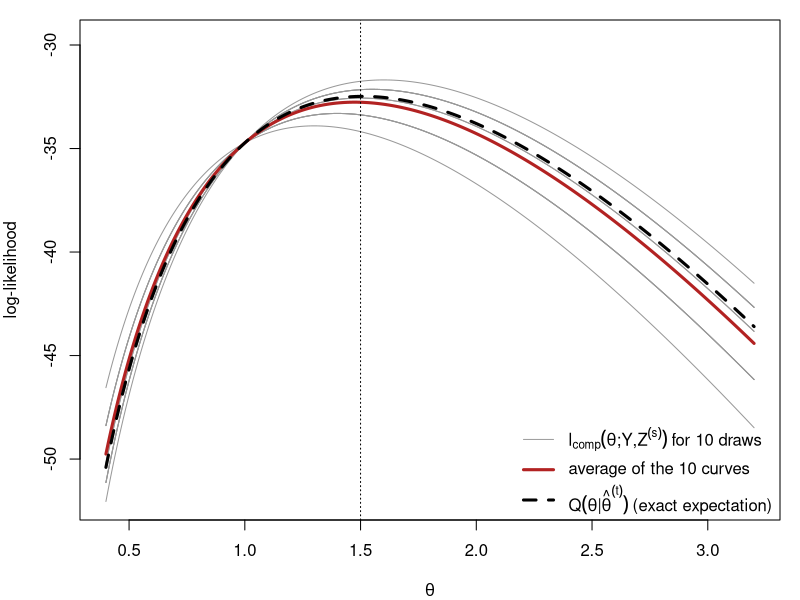
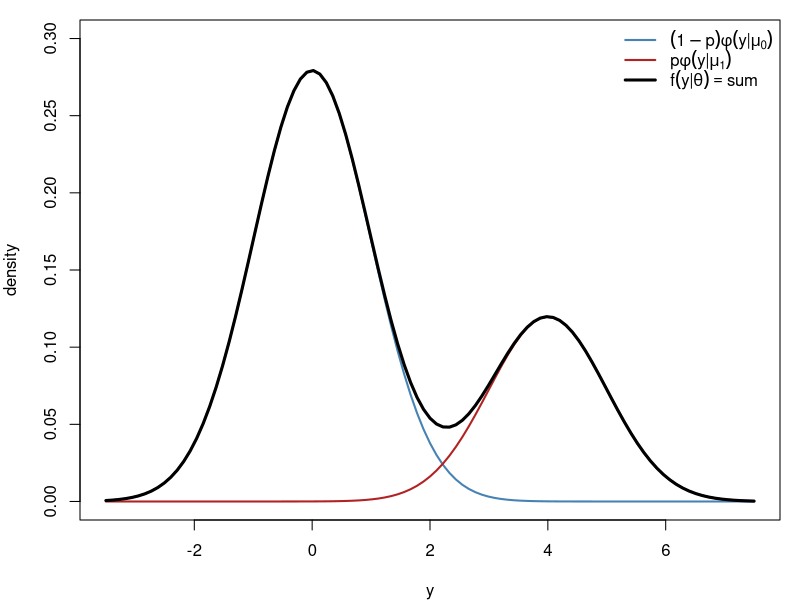
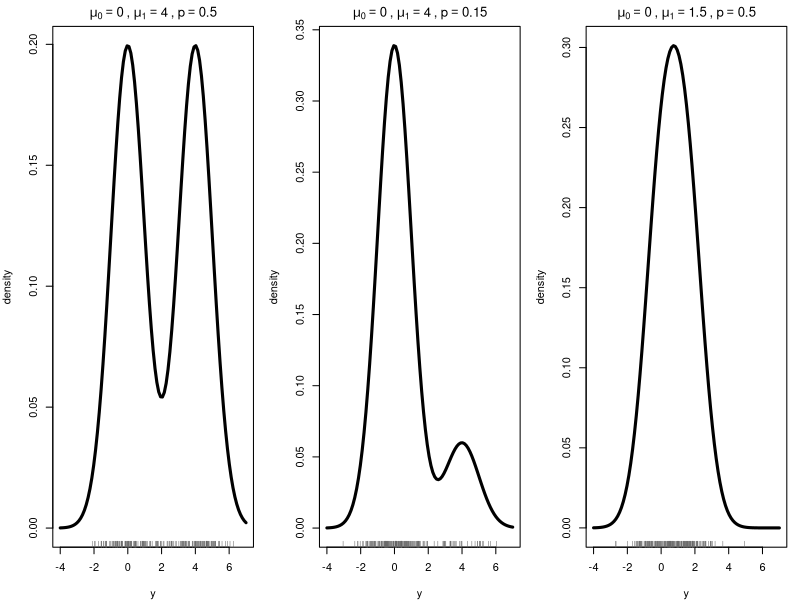
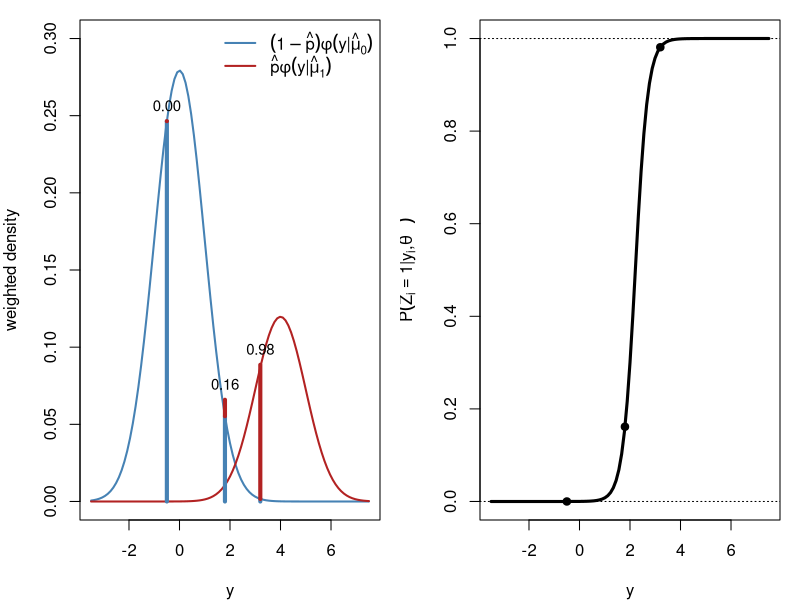
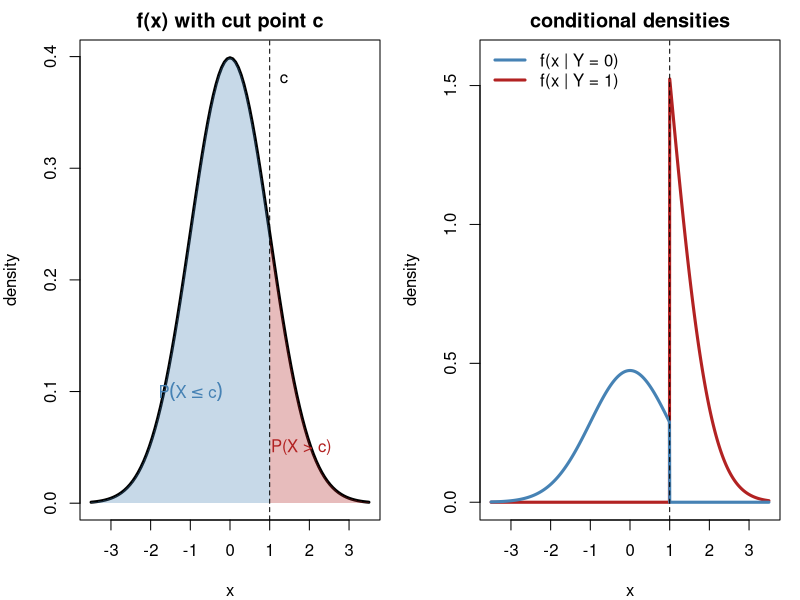
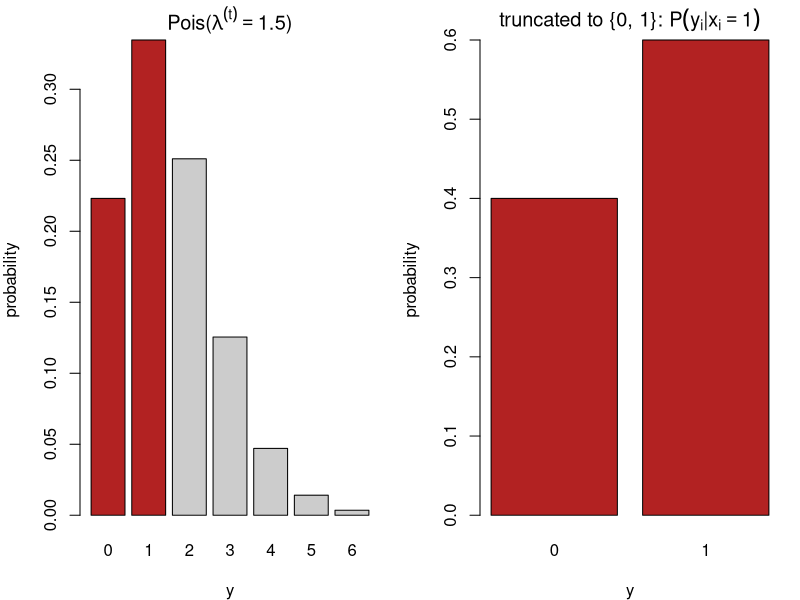
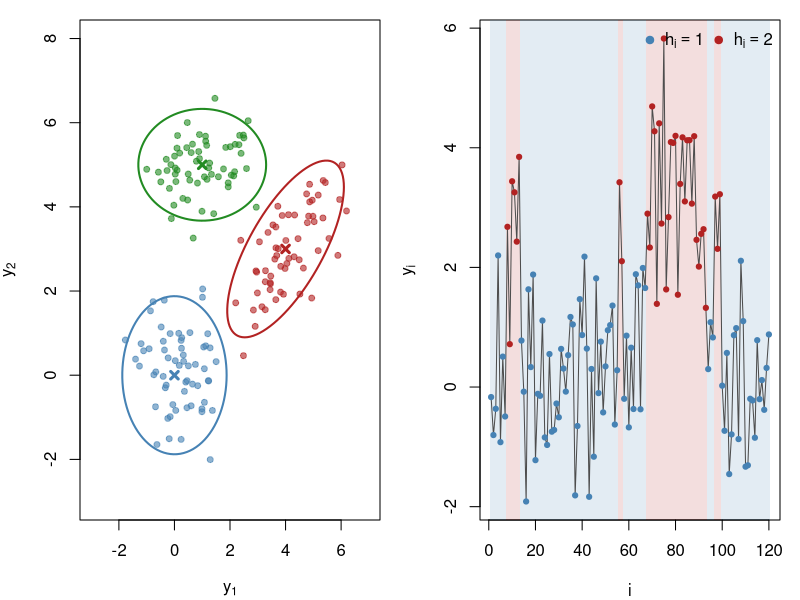
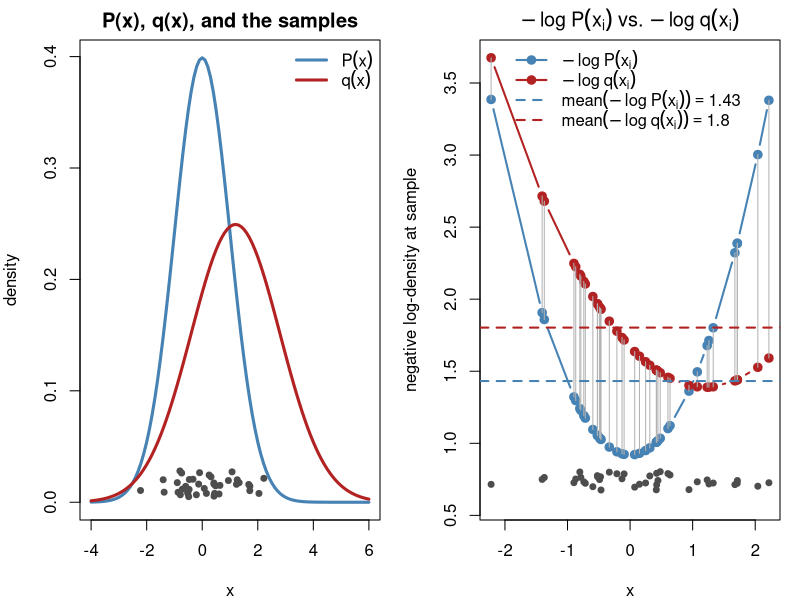

The R source for these figures, in order:
## ---- chunk 1
#| include: false
set.seed(812)
knitr::opts_chunk$set(echo = FALSE, fig.align = "center")
# censored Poisson example used in several figures (Section 3):
# m exact observations, ncen observations known only to satisfy y < 2
yobs <- c(3, 2, 4, 1, 3, 2, 5, 3); m <- length(yobs); ncen <- 12; n <- m + ncen
lobs <- function(l) sum(dpois(yobs, l, log = TRUE)) + ncen * log(ppois(1, l))
lcomp <- function(l, z) -n * l + log(l) * (sum(yobs) + sum(z)) - sum(lfactorial(yobs))
Qfun  <- function(l, lt) lcomp(l, rep(lt / (1 + lt), ncen))
lam <- seq(0.4, 3.2, length.out = 300)
## ---- chunk 2
#| fig-width: 9
#| fig-height: 5
lt <- 1.5; S <- 10
Z <- replicate(S, rbinom(ncen, 1, lt / (1 + lt)))            # draws of the censored y_i
curves <- sapply(1:S, function(s) sapply(lam, lcomp, z = Z[, s]))
Qexact <- sapply(lam, Qfun, lt = lt)
par(mar = c(4, 4, 1, 1))
matplot(lam, curves, type = "l", lty = 1, lwd = 1, col = "gray60", xlab = expression(theta),
        ylab = "log-likelihood", ylim = range(curves) + c(0, 2))
lines(lam, rowMeans(curves), lwd = 3, col = "firebrick")
lines(lam, Qexact, lwd = 3, col = "black", lty = 2)
abline(v = lt, lty = 3)
legend("bottomright", bty = "n", lwd = c(1, 3, 3), lty = c(1, 1, 2), col = c("gray60", "firebrick", "black"),
       legend = c(expression(l[comp](theta*";"*Y*","*Z^(s)) ~ "for 10 draws"),
                  "average of the 10 curves",
                  expression(Q(theta*"|"*hat(theta)^(t)) ~ "(exact expectation)")))
## ---- chunk 3
#| fig-width: 9
#| fig-height: 4.6
par(mar = c(4, 4, 1, 1)); mu0 <- 0; mu1 <- 4; p <- 0.3
curve((1 - p) * dnorm(x, mu0), -3.5, 7.5, lwd = 2, col = "steelblue", ylab = "density", xlab = "y",
      ylim = c(0, 0.3))
curve(p * dnorm(x, mu1), add = TRUE, lwd = 2, col = "firebrick")
curve((1 - p) * dnorm(x, mu0) + p * dnorm(x, mu1), add = TRUE, lwd = 3)
legend("topright", bty = "n", lwd = c(2, 2, 3), col = c("steelblue", "firebrick", "black"),
       legend = c(expression((1-p)*phi(y*"|"*mu[0])), expression(p*phi(y*"|"*mu[1])),
                  expression(f(y*"|"*theta) == "sum")))
## ---- chunk 4
#| fig-width: 10
#| fig-height: 4.4
par(mfrow = c(1, 3), mar = c(4, 4, 2, 1))
mix <- function(x, mu0, mu1, p) (1 - p) * dnorm(x, mu0) + p * dnorm(x, mu1)
for (s in list(c(0, 4, 0.5), c(0, 4, 0.15), c(0, 1.5, 0.5))) {
  curve(mix(x, s[1], s[2], s[3]), -4, 7, lwd = 3, xlab = "y", ylab = "density",
        main = bquote(mu[0] == .(s[1]) ~ "," ~ mu[1] == .(s[2]) ~ "," ~ p == .(s[3])))
  y <- ifelse(rbinom(200, 1, s[3]) == 1, rnorm(200, s[2]), rnorm(200, s[1]))
  rug(y, col = "gray40")
}
## ---- chunk 5
#| fig-width: 10
#| fig-height: 4.6
par(mfrow = c(1, 2), mar = c(4, 4, 1, 1)); mu0 <- 0; mu1 <- 4; p <- 0.3
f0 <- function(x) (1 - p) * dnorm(x, mu0); f1 <- function(x) p * dnorm(x, mu1)
curve(f0, -3.5, 7.5, lwd = 2, col = "steelblue", ylab = "weighted density", xlab = "y", ylim = c(0, 0.3))
curve(f1, add = TRUE, lwd = 2, col = "firebrick")
yi <- c(-0.5, 1.8, 3.2)
for (y in yi) { segments(y, 0, y, f0(y), col = "steelblue", lwd = 4)
  segments(y, f0(y), y, f0(y) + f1(y), col = "firebrick", lwd = 4)
  text(y, f0(y) + f1(y), sprintf("%.2f", f1(y) / (f0(y) + f1(y))), pos = 3, cex = 0.9) }
legend("topright", bty = "n", lwd = 2, col = c("steelblue", "firebrick"),
       legend = c(expression((1-hat(p))*phi(y*"|"*hat(mu)[0])), expression(hat(p)*phi(y*"|"*hat(mu)[1]))))
curve(f1(x) / (f0(x) + f1(x)), -3.5, 7.5, lwd = 3, xlab = "y",
      ylab = expression(P(Z[i] == 1*"|"*y[i]*","*hat(theta)^(t))))
abline(h = c(0, 1), lty = 3); points(yi, f1(yi) / (f0(yi) + f1(yi)), pch = 19)
## ---- chunk 6
#| fig-width: 10
#| fig-height: 4.8
par(mfrow = c(1, 2), mar = c(4, 4, 2, 1)); cc <- 1
curve(dnorm, -3.5, 3.5, lwd = 3, xlab = "x", ylab = "density", main = "f(x) with cut point c")
xs <- seq(cc, 3.5, length.out = 100)
polygon(c(xs, rev(xs)), c(dnorm(xs), rep(0, 100)), col = adjustcolor("firebrick", 0.3), border = NA)
xs <- seq(-3.5, cc, length.out = 100)
polygon(c(xs, rev(xs)), c(dnorm(xs), rep(0, 100)), col = adjustcolor("steelblue", 0.3), border = NA)
abline(v = cc, lty = 2); text(cc, 0.38, "c", pos = 4)
text(1.8, 0.05, "P(X > c)", col = "firebrick"); text(-1, 0.1, expression(P(X <= c)), col = "steelblue")
curve(dnorm(x) * (x > cc) / pnorm(cc, lower.tail = FALSE), -3.5, 3.5, lwd = 3, col = "firebrick",
      n = 1001, xlab = "x", ylab = "density", main = "conditional densities", ylim = c(0, 1.6))
curve(dnorm(x) * (x <= cc) / pnorm(cc), add = TRUE, lwd = 3, col = "steelblue", n = 1001)
abline(v = cc, lty = 2)
legend("topleft", bty = "n", lwd = 3, col = c("steelblue", "firebrick"),
       legend = c("f(x | Y = 0)", "f(x | Y = 1)"))
## ---- chunk 7
#| fig-width: 10
#| fig-height: 4.4
par(mfrow = c(1, 2), mar = c(4, 4, 2, 1)); lt <- 1.5; k <- 0:6
barplot(dpois(k, lt), names.arg = k, col = c("firebrick", "firebrick", rep("gray80", 5)),
        xlab = "y", ylab = "probability", main = bquote("Pois(" * lambda^(t) == .(lt) * ")"))
barplot(c(1, lt) / (1 + lt), names.arg = 0:1, col = "firebrick", xlab = "y", ylab = "probability",
        main = expression("truncated to {0, 1}: " * P(y[i]*"|"*x[i] == 1)))
## ---- chunk 8
#| fig-width: 6
#| fig-height: 4.6
par(mar = c(4, 4, 1, 1))
ctr <- rbind(c(0, 0), c(4, 3), c(1, 5))
Sig <- list(diag(2) * 0.8, matrix(c(1, 0.7, 0.7, 1), 2), diag(c(1.2, 0.4)))
cols <- c("steelblue", "firebrick", "forestgreen"); ang <- seq(0, 2 * pi, length.out = 100)
plot(NA, xlim = c(-3, 7), ylim = c(-3, 8), xlab = expression(y[1]), ylab = expression(y[2]))
for (k in 1:3) { R <- chol(Sig[[k]])
  pts <- matrix(rnorm(120), 60) %*% R + rep(ctr[k, ], each = 60)
  points(pts, col = adjustcolor(cols[k], 0.6), pch = 19, cex = 0.8)
  ell <- (cbind(cos(ang), sin(ang)) * 2.1) %*% R + rep(ctr[k, ], each = 100)
  lines(ell, col = cols[k], lwd = 2); points(ctr[k, 1], ctr[k, 2], pch = 4, lwd = 3, col = cols[k]) }
## ---- chunk 9
#| fig-width: 10
#| fig-height: 3.4
par(mar = c(4, 4, 1, 1)); N <- 120; P <- matrix(c(0.95, 0.05, 0.1, 0.9), 2, byrow = TRUE)
h <- integer(N); h[1] <- 1; for (i in 2:N) h[i] <- sample(1:2, 1, prob = P[h[i - 1], ])
y <- rnorm(N, mean = c(0, 3)[h])
plot(y, type = "n", xlab = "i", ylab = expression(y[i]))
r <- rle(h); e <- cumsum(r$lengths); s <- c(1, head(e, -1) + 1)
rect(s - 0.5, par("usr")[3], e + 0.5, par("usr")[4],
     col = adjustcolor(c("steelblue", "firebrick")[r$values], 0.15), border = NA)
lines(y, col = "gray30"); points(y, pch = 19, col = c("steelblue", "firebrick")[h], cex = 0.7)
legend("topright", bty = "n", pch = 19, col = c("steelblue", "firebrick"),
       legend = c(expression(h[i] == 1), expression(h[i] == 2)), horiz = TRUE)
## ---- chunk 10
#| fig-width: 10
#| fig-height: 4.6
par(mfrow = c(1, 2), mar = c(4, 4, 2, 1))
mu_p <- 0; sd_p <- 1; mu_q <- 1.2; sd_q <- 1.6; nsamp <- 40
x  <- rnorm(nsamp, mu_p, sd_p)                   # samples from P
nlp <- -dnorm(x, mu_p, sd_p, log = TRUE)         # -log P(x_i)
nlq <- -dnorm(x, mu_q, sd_q, log = TRUE)         # -log q(x_i)

curve(dnorm(x, mu_p, sd_p), -4, 6, lwd = 3, col = "steelblue", xlab = "x", ylab = "density",
      main = "P(x), q(x), and the samples")
curve(dnorm(x, mu_q, sd_q), add = TRUE, lwd = 3, col = "firebrick")
points(x, runif(nsamp, 0.005, 0.03), pch = 19, col = "gray30", cex = 0.8)   # jittered observations
legend("topright", bty = "n", lwd = 3, col = c("steelblue", "firebrick"),
       legend = c(expression(P(x)), expression(q(x))))

ord <- order(x)
yr  <- range(c(nlp, nlq)); gap <- diff(yr)
plot(x[ord], nlp[ord], type = "b", pch = 19, col = "steelblue", lwd = 2,
     xlab = "x", ylab = "negative log-density at sample",
     ylim = c(yr[1] - 0.12 * gap, yr[2]),
     main = expression(-log~P(x[i])~vs.~-log~q(x[i])))
lines(x[ord], nlq[ord], type = "b", pch = 19, col = "firebrick", lwd = 2)
segments(x[ord], nlp[ord], x[ord], nlq[ord], col = "gray70")
abline(h = mean(nlp), col = "steelblue", lty = 2, lwd = 2)
abline(h = mean(nlq), col = "firebrick", lty = 2, lwd = 2)
points(x, yr[1] - 0.09 * gap + runif(nsamp, 0, 0.05 * gap), pch = 19, col = "gray30", cex = 0.8)
legend("top", bty = "n", lwd = 2, lty = c(1, 1, 2, 2), pch = c(19, 19, NA, NA),
       col = c("steelblue", "firebrick", "steelblue", "firebrick"),
       legend = c(expression(-log~P(x[i])), expression(-log~q(x[i])),
                  bquote(mean(-log~P(x[i])) == .(round(mean(nlp), 2))),
                  bquote(mean(-log~q(x[i])) == .(round(mean(nlq), 2)))))
## ---- chunk 11
#| fig-width: 9
#| fig-height: 4.4
par(mar = c(3.5, 1, 1, 1))
th <- seq(0, 10, length.out = 300)
lo <- function(t) 3.2 - 0.045 * (t - 5.2)^2 + 0.5 * sin(t / 2.2)   # observed log-likelihood
av <- function(t) lo(t) - (1.4 - 0.45 * (t - 3))                    # an arbitrary average complete log-likelihood
plot(th, lo(th), type = "n", ylim = c(-1.5, 4.2), axes = FALSE, xlab = "", ylab = "")
mtext(expression(theta), side = 1, line = 1.5, cex = 1.3)
lines(th, lo(th), lwd = 3, col = "steelblue")
lines(th, av(th), lwd = 3, col = "firebrick")
text(0, lo(0) + 0.9, expression(l[obs](theta)), col = "steelblue", adj = 0, cex = 1.3)
text(9.9, av(9.9) + 0.5, expression(integral(tilde(P)(z)*log*P(Y*","*z*"|"*theta)*dz)),
     col = "firebrick", adj = 1, cex = 1.1)
for (t0 in c(3, 7.5)) {
    arrows(t0, av(t0), t0, lo(t0), code = 3, length = 0.08, lwd = 2)
    text(if (t0 == 3) t0 - 0.15 else t0 + 0.15, (av(t0) + lo(t0)) / 2 - if (t0 == 3) 0.4 else 0, expression(H(tilde(P), P[Z](.*"|"*Y*","*theta))), adj = if (t0 == 3) 1 else 0, cex = 1.2)
    segments(t0, -1.5, t0, min(av(t0), lo(t0)), lty = 3, col = "gray50")
}
axis(1, at = c(3, 7.5), labels = c(expression(theta[1]), expression(theta[2])), tick = TRUE)
## ---- chunk 12
#| fig-width: 9
#| fig-height: 3.9
par(mar = c(3.5, 1, 0.5, 1))
th <- seq(0, 10, length.out = 300)
t0 <- 3; t1 <- 6                                         # theta^(t), theta^(t+1)
Q  <- function(t) 2.6 - 0.07 * (t - t1)^2                # Q(theta | theta^(t)), maximised at theta^(t+1)
H  <- function(t) 0.8 + 0.04 * (t - t0)^2                # cross-entropy, smallest at theta^(t) (Gibbs)
lo <- function(t) Q(t) + H(t)                            # l_obs
plot(th, lo(th), type = "n", ylim = c(-0.5, 5), axes = FALSE, xlab = "", ylab = "")
mtext(expression(theta), side = 1, line = 1.8, cex = 1.3)
lines(th, lo(th), lwd = 3, col = "steelblue")
lines(th, Q(th),  lwd = 3, col = "firebrick")
text(9.9, lo(9.9) + 0.35, expression(l[obs](theta)), col = "steelblue", adj = 1, cex = 1.3)
text(9.9, Q(9.9) - 0.35, expression(Q(theta*"|"*hat(theta)^(t))), col = "firebrick", adj = 1, cex = 1.3)
segments(c(t0, t1), -0.5, c(t0, t1), c(lo(t0), lo(t1)), lty = 3, col = "gray50")
segments(0.1, c(Q(t0), lo(t0)), t1, c(Q(t0), lo(t0)), lty = 3, col = "gray50")
segments(0.1, c(Q(t1), lo(t1)), t1, c(Q(t1), lo(t1)), lty = 3, col = "gray50")
for (x in c(t0, t1)) arrows(x, Q(x), x, lo(x), code = 3, length = 0.07, lwd = 2)
text(t0 + 0.15, (Q(t0) + lo(t0)) / 2, "H", adj = 0, cex = 1.3)
text(t1 + 0.15, (Q(t1) + lo(t1)) / 2, "H (larger)", adj = 0, cex = 1.3)
arrows(0.3, Q(t0), 0.3, Q(t1), length = 0.07, lwd = 2, col = "firebrick")
text(0.45, (Q(t0) + Q(t1)) / 2, expression(Delta*Q >= 0), adj = 0, col = "firebrick", cex = 1.1)
arrows(0.3, lo(t0), 0.3, lo(t1), length = 0.07, lwd = 2, col = "steelblue")
text(0.45, (lo(t0) + lo(t1)) / 2, expression(Delta*l[obs] >= 0), adj = 0, col = "steelblue", cex = 1.2)
axis(1, at = c(0, 10), labels = FALSE, lwd.ticks = 0)                       # the theta axis
arrows(9.6, par("usr")[3], 10.1, par("usr")[3], length = 0.1, xpd = NA)
axis(1, at = c(1, t0, t1), labels = c(expression(hat(theta)^(t-1)), expression(hat(theta)^(t)), expression(hat(theta)^(t+1))), tick = TRUE)
mtext(expression(theta), side = 1, line = 1.8, at = 10.1, cex = 1.3)
## ---- chunk 13
#| fig-width: 9
#| fig-height: 4.6
par(mar = c(3.5, 1, 0.5, 1))
fcol <- "#6CA6E0"                                                  # light blue: the F curves
th <- seq(0, 10, length.out = 300); t0 <- 3
lo <- function(t) 3.5 - 0.15 * (t - 6.5)^2                      # l_obs
B0 <- function(t) lo(t) - 0.2625 * (t - 1)^2              # F(P~_{t-1}, theta): touches l_obs at theta^(t-1), maximised at theta^(t)
B2 <- function(t) lo(t) - 1.2 - 0.2625 * (t - 1.9)^2                       # F(P~, theta) for another P~ close to P~_{t-1}: below l_obs everywhere, below F(P~_{t-1}) at theta^(t-1)
B1 <- function(t) lo(t) - 0.1 * (t - t0)^2                     # F(P~_t, theta): touches l_obs at theta^(t)
t1 <- optimize(B1, c(0, 10), maximum = TRUE)$maximum             # M-step
plot(th, lo(th), type = "n", ylim = c(-5.8, 5.0), axes = FALSE, xlab = "", ylab = "")
lines(th, lo(th), lwd = 3, col = "steelblue")
lines(th, ifelse(B0(th) > -3.0, B0(th), NA), lwd = 3, lty = 2, col = fcol)
lines(th, ifelse(B2(th) > -3.0, B2(th), NA), lwd = 3, lty = 3, col = "gray45")
lines(th, ifelse(B1(th) > -3.0, B1(th), NA), lwd = 3, lty = 2, col = fcol)
points(1, lo(1), pch = 19, col = fcol, cex = 1.3)
text(0, 4.8, expression(F(tilde(P)[t], theta) == Q(theta*"|"*hat(theta)^(t)) + H(tilde(P)[t], tilde(P)[t])), col = fcol, adj = 0, cex = 1.2)
text(0, 3.85, expression(phantom(F(tilde(P)[t], theta)) == l[obs](theta) - KL(tilde(P)[t]*"||"*P(.*"|"*Y*","*theta))), col = fcol, adj = 0, cex = 1.2)
segments(c(t0, t1), -5.8, c(t0, t1), c(B0(t0), lo(t1)), lty = 3, col = "gray50")
arrows(t0, B0(t0), t0, lo(t0), length = 0.08, lwd = 3, col = "forestgreen")
arrows(1, B2(1), 1, lo(1) - 0.06, length = 0.08, lwd = 3, col = "forestgreen")   # the E-step before: raises F to l_obs at theta^(t-1)
text(t0 + 0.2, 1.05, expression(bold("E-step:")~tilde(P)[t]~"="~P(.*"|"*Y*","*hat(theta)^(t))), adj = 0, col = "forestgreen", cex = 1.0)
text(1.2, B2(1) + 0.3, expression(bold("E-step")), adj = 0, col = "forestgreen", cex = 1.0)
points(t0, lo(t0), pch = 19, col = fcol, cex = 1.3)
arrows(t0 + 0.1, B1(t0) + 0.04, t1, B1(t1), length = 0.08, lwd = 3, col = "darkorange")
text((t0 + t1) / 2 + 0.2, B1((t0 + t1) / 2) - 0.45, expression(bold("M-step")), col = "darkorange", adj = 0, cex = 1.1)
arrows(t1, B1(t1), t1, lo(t1), length = 0.06, lwd = 2, code = 3)
text(t1 + 0.15, (B1(t1) + lo(t1)) / 2 - 0.1, expression(l[obs]~"is even higher"), adj = 0, cex = 1.0)
legend("bottomright", bty = "n", lwd = 3, lty = c(1, 2, 2, 3), cex = 1.0, y.intersp = 1.3,
       col = c("steelblue", fcol, fcol, "gray45"),
       legend = c(expression(l[obs](theta)),
                  expression(F(tilde(P)[t], theta)),
                  expression(F(tilde(P)[t-1], theta)),
                  expression(F(tilde(P), theta)~"for another"~tilde(P))))
axis(1, at = c(0, 10), labels = FALSE, lwd.ticks = 0)                       # the theta axis
arrows(9.6, par("usr")[3], 10.1, par("usr")[3], length = 0.1, xpd = NA)
axis(1, at = c(1, t0, t1), labels = c(expression(hat(theta)^(t-1)), expression(hat(theta)^(t)), expression(hat(theta)^(t+1))), tick = TRUE)
mtext(expression(theta), side = 1, line = 1.8, at = 10.1, cex = 1.3)
